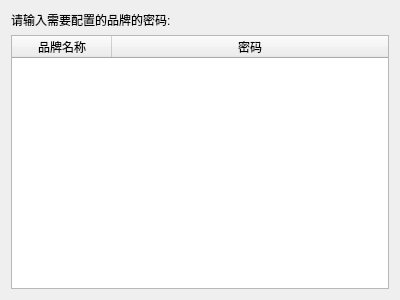
<?xml version="1.0" encoding="UTF-8"?>
<ui version="4.0">
 <class>CConfPasswd</class>
 <widget class="QDialog" name="CConfPasswd">
  <property name="geometry">
   <rect>
    <x>0</x>
    <y>0</y>
    <width>400</width>
    <height>300</height>
   </rect>
  </property>
  <property name="windowTitle">
   <string>CConfPasswd</string>
  </property>
  <layout class="QGridLayout" name="gridLayout">
   <item row="1" column="0">
    <widget class="QTableWidget" name="tableWidget">
     <attribute name="horizontalHeaderStretchLastSection">
      <bool>true</bool>
     </attribute>
     <column>
      <property name="text">
       <string>品牌名称</string>
      </property>
     </column>
     <column>
      <property name="text">
       <string>密码</string>
      </property>
     </column>
    </widget>
   </item>
   <item row="0" column="0">
    <widget class="QLabel" name="label">
     <property name="text">
      <string>请输入需要配置的品牌的密码:</string>
     </property>
    </widget>
   </item>
  </layout>
 </widget>
 <layoutdefault spacing="6" margin="11"/>
 <resources/>
 <connections/>
</ui>
